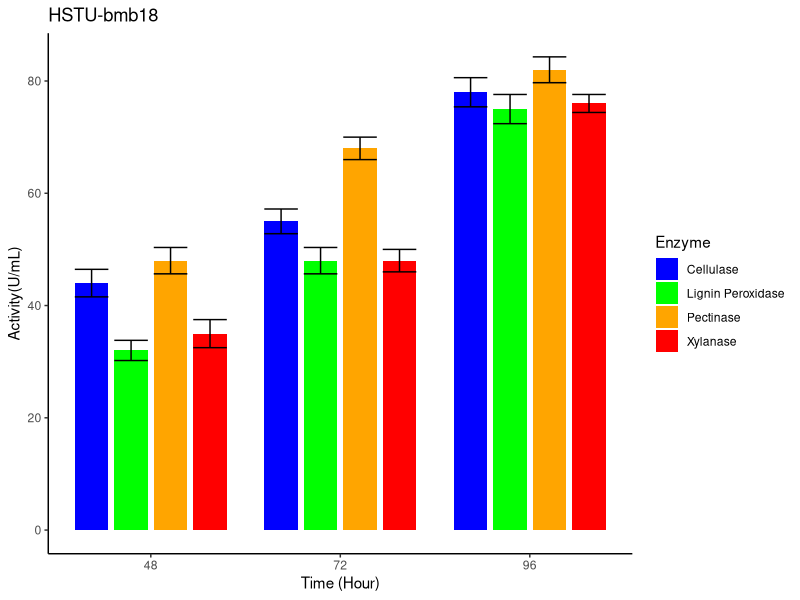

Write R code to recreate this figure.
# Load necessary packages
install.packages("ggplot2")
library(ggplot2)

# Create a data frame with your data
data <- data.frame(
  Time = c(48, 72, 96),
  Enzyme = rep(c("Cellulase", "Xylanase", "Pectinase", "Lignin Peroxidase"), each = 3),
  Mean = c(44, 55, 78, 35, 48, 76, 48, 68, 82, 32, 48, 75),
  SE = c(2.45, 2.2, 2.6, 2.5, 2, 1.6, 2.35, 2, 2.3, 1.8, 2.35, 2.6)
)

# Create the grouped bar plot with error bars
p <- ggplot(data, aes(x = Time, y = Mean, fill = Enzyme)) +
  geom_bar(stat = "identity", position = position_dodge(width = 20), width = 17) +
  geom_errorbar(aes(ymin = Mean - SE, ymax = Mean + SE), position = position_dodge(width =20), width = 17) +
  labs(x = "Time (Hour)", y = "Activity(U/mL)", title = "HSTU-bmb18") +
  scale_fill_manual(values = c("blue", "green", "orange", "red")) +
  theme_classic() +
  scale_x_continuous(breaks = c(48, 72, 96))

# Show the plot
print(p)

